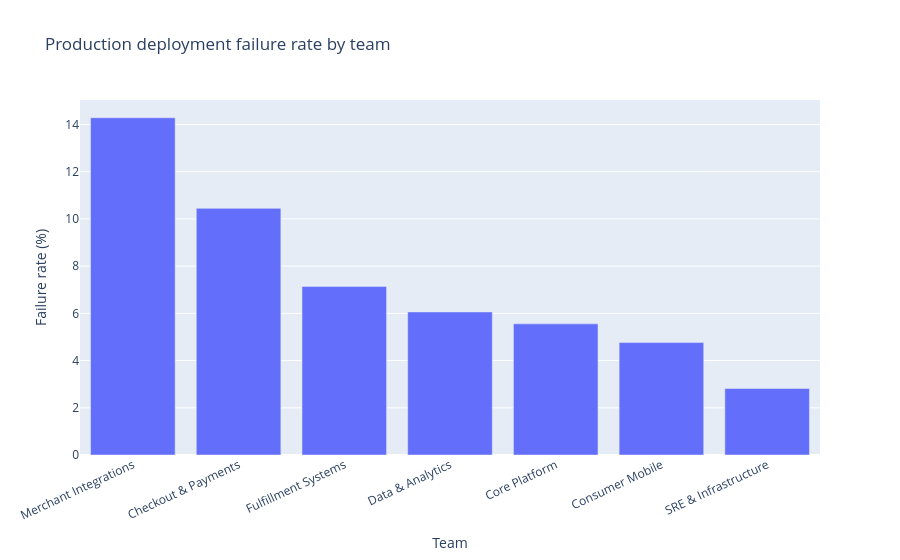

Notebook source saved alongside this figure:
### Markdown cell above
## 4. Deployment reliability
Use Production-only deployments for this view. Inspect event counts alongside failure rates; a small denominator can make percentages volatile.

### Code cell
deployment_summary = analysis["production_deployment_team_summary"].sort_values("failure_rate_pct", ascending=False)
display(deployment_summary.round(2))
fig = px.bar(deployment_summary, x="team_name", y="failure_rate_pct",
             title="Production deployment failure rate by team",
             labels={"team_name":"Team", "failure_rate_pct":"Failure rate (%)"})
fig.update_layout(xaxis_tickangle=-25)
fig.show()

### Figure 1 — Plotly figure (JSON) as saved in the notebook; plotly's stock layout.template omitted (floating-point values rounded to 4 significant figures)
{"data": [{"hovertemplate": "Team=%{x}<br>Failure rate (%)=%{y}<extra></extra>", "legendgroup": "", "marker": {"color": "#636efa", "pattern": {"shape": ""}}, "name": "", "orientation": "v", "showlegend": false, "textposition": "auto", "type": "bar", "x": ["Merchant Integrations", "Checkout & Payments", "Fulfillment Systems", "Data & Analytics", "Core Platform", "Consumer Mobile", "SRE & Infrastructure"], "xaxis": "x", "y": [14.29, 10.45, 7.143, 6.061, 5.556, 4.762, 2.817], "yaxis": "y"}], "layout": {"barmode": "relative", "legend": {"tracegroupgap": 0}, "title": {"text": "Production deployment failure rate by team"}, "xaxis": {"anchor": "y", "domain": [0.0, 1.0], "tickangle": -25, "title": {"text": "Team"}}, "yaxis": {"anchor": "x", "domain": [0.0, 1.0], "title": {"text": "Failure rate (%)"}}}}
